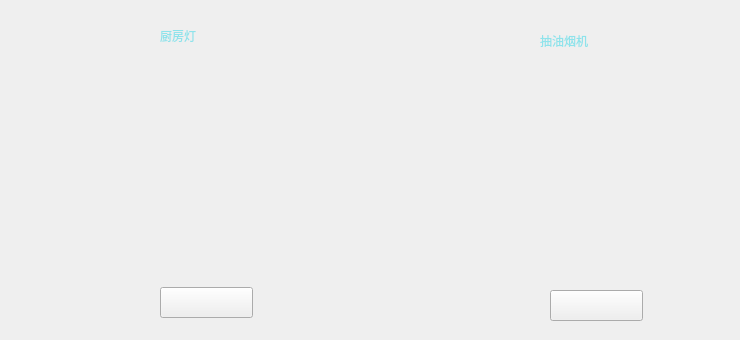
      <widget class="QWidget" name="kitchen">
       <widget class="QWidget" name="widget_kitchen_2" native="true">
        <property name="geometry">
         <rect>
          <x>450</x>
          <y>20</y>
          <width>281</width>
          <height>311</height>
         </rect>
        </property>
        <widget class="QLabel" name="label_13">
         <property name="geometry">
          <rect>
           <x>90</x>
           <y>0</y>
           <width>91</width>
           <height>41</height>
          </rect>
         </property>
         <property name="styleSheet">
          <string notr="true">color: rgb(142, 227, 235);
font: 14pt &quot;微软雅黑&quot;;</string>
         </property>
         <property name="text">
          <string>抽油烟机</string>
         </property>
        </widget>
        <widget class="QLabel" name="label_Lampblack">
         <property name="geometry">
          <rect>
           <x>60</x>
           <y>60</y>
           <width>181</width>
           <height>191</height>
          </rect>
         </property>
         <property name="styleSheet">
          <string notr="true"/>
         </property>
         <property name="text">
          <string/>
         </property>
        </widget>
        <widget class="QPushButton" name="btn_Lampblack">
         <property name="geometry">
          <rect>
           <x>100</x>
           <y>270</y>
           <width>93</width>
           <height>31</height>
          </rect>
         </property>
         <property name="styleSheet">
          <string notr="true">border-image: url(:/icon/btncheckoff.png);</string>
         </property>
         <property name="text">
          <string/>
         </property>
        </widget>
       </widget>
       <widget class="QWidget" name="widget_kitchen_1" native="true">
        <property name="geometry">
         <rect>
          <x>70</x>
          <y>20</y>
          <width>281</width>
          <height>311</height>
         </rect>
        </property>
        <widget class="QLabel" name="label_14">
         <property name="geometry">
          <rect>
           <x>90</x>
           <y>0</y>
           <width>81</width>
           <height>31</height>
          </rect>
         </property>
         <property name="styleSheet">
          <string notr="true">color: rgb(142, 227, 235);
font: 14pt &quot;微软雅黑&quot;;</string>
         </property>
         <property name="text">
          <string>厨房灯</string>
         </property>
        </widget>
        <widget class="QLabel" name="label_kitchen_light">
         <property name="geometry">
          <rect>
           <x>60</x>
           <y>70</y>
           <width>141</width>
           <height>171</height>
          </rect>
         </property>
         <property name="styleSheet">
          <string notr="true"/>
         </property>
         <property name="text">
          <string/>
         </property>
        </widget>
        <widget class="QPushButton" name="btn_kitchen_light">
         <property name="geometry">
          <rect>
           <x>90</x>
           <y>267</y>
           <width>93</width>
           <height>31</height>
          </rect>
         </property>
         <property name="styleSheet">
          <string notr="true">border-image: url(:/icon/btncheckoff.png);</string>
         </property>
         <property name="text">
          <string/>
         </property>
        </widget>
       </widget>
      </widget>
